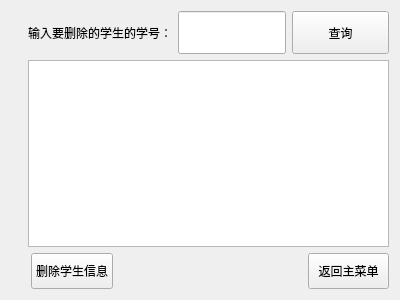
<?xml version="1.0" encoding="UTF-8"?>
<ui version="4.0">
 <class>DeleteStudentWidget</class>
 <widget class="QWidget" name="DeleteStudentWidget">
  <property name="geometry">
   <rect>
    <x>0</x>
    <y>0</y>
    <width>400</width>
    <height>300</height>
   </rect>
  </property>
  <property name="sizePolicy">
   <sizepolicy hsizetype="Expanding" vsizetype="Expanding">
    <horstretch>0</horstretch>
    <verstretch>0</verstretch>
   </sizepolicy>
  </property>
  <property name="windowTitle">
   <string>Form</string>
  </property>
  <layout class="QGridLayout" name="gridLayout_7">
   <item row="0" column="0">
    <layout class="QGridLayout" name="gridLayout_5">
     <item row="0" column="1">
      <layout class="QGridLayout" name="gridLayout_2">
       <item row="0" column="1">
        <widget class="QLineEdit" name="idLineEdit">
         <property name="sizePolicy">
          <sizepolicy hsizetype="Expanding" vsizetype="Preferred">
           <horstretch>0</horstretch>
           <verstretch>0</verstretch>
          </sizepolicy>
         </property>
         <property name="maximumSize">
          <size>
           <width>16777215</width>
           <height>5777215</height>
          </size>
         </property>
        </widget>
       </item>
       <item row="0" column="0">
        <widget class="QLabel" name="idLabel">
         <property name="sizePolicy">
          <sizepolicy hsizetype="Expanding" vsizetype="Preferred">
           <horstretch>0</horstretch>
           <verstretch>0</verstretch>
          </sizepolicy>
         </property>
         <property name="maximumSize">
          <size>
           <width>16777215</width>
           <height>5777215</height>
          </size>
         </property>
         <property name="text">
          <string>输入要删除的学生的学号：</string>
         </property>
        </widget>
       </item>
       <item row="0" column="2">
        <widget class="QPushButton" name="selButton">
         <property name="sizePolicy">
          <sizepolicy hsizetype="Expanding" vsizetype="Preferred">
           <horstretch>0</horstretch>
           <verstretch>0</verstretch>
          </sizepolicy>
         </property>
         <property name="maximumSize">
          <size>
           <width>16777215</width>
           <height>5777215</height>
          </size>
         </property>
         <property name="text">
          <string>查询</string>
         </property>
        </widget>
       </item>
      </layout>
     </item>
     <item row="0" column="0">
      <spacer name="verticalSpacer_4">
       <property name="orientation">
        <enum>Qt::Vertical</enum>
       </property>
       <property name="sizeType">
        <enum>QSizePolicy::Preferred</enum>
       </property>
       <property name="sizeHint" stdset="0">
        <size>
         <width>17</width>
         <height>47</height>
        </size>
       </property>
      </spacer>
     </item>
    </layout>
   </item>
   <item row="1" column="0">
    <layout class="QGridLayout" name="gridLayout_4">
     <item row="0" column="0">
      <layout class="QGridLayout" name="gridLayout_3">
       <item row="0" column="0">
        <spacer name="verticalSpacer_7">
         <property name="orientation">
          <enum>Qt::Vertical</enum>
         </property>
         <property name="sizeHint" stdset="0">
          <size>
           <width>17</width>
           <height>47</height>
          </size>
         </property>
        </spacer>
       </item>
       <item row="1" column="0">
        <spacer name="verticalSpacer_5">
         <property name="orientation">
          <enum>Qt::Vertical</enum>
         </property>
         <property name="sizeHint" stdset="0">
          <size>
           <width>17</width>
           <height>52</height>
          </size>
         </property>
        </spacer>
       </item>
       <item row="2" column="0">
        <spacer name="verticalSpacer_6">
         <property name="orientation">
          <enum>Qt::Vertical</enum>
         </property>
         <property name="sizeHint" stdset="0">
          <size>
           <width>17</width>
           <height>53</height>
          </size>
         </property>
        </spacer>
       </item>
      </layout>
     </item>
     <item row="0" column="1">
      <widget class="QTextBrowser" name="stuTextBrowser"/>
     </item>
    </layout>
   </item>
   <item row="2" column="0">
    <layout class="QGridLayout" name="gridLayout_6">
     <item row="0" column="0">
      <spacer name="verticalSpacer_9">
       <property name="orientation">
        <enum>Qt::Vertical</enum>
       </property>
       <property name="sizeType">
        <enum>QSizePolicy::Preferred</enum>
       </property>
       <property name="sizeHint" stdset="0">
        <size>
         <width>20</width>
         <height>40</height>
        </size>
       </property>
      </spacer>
     </item>
     <item row="0" column="1">
      <layout class="QGridLayout" name="gridLayout">
       <item row="0" column="0">
        <widget class="QPushButton" name="delButton">
         <property name="sizePolicy">
          <sizepolicy hsizetype="Expanding" vsizetype="Preferred">
           <horstretch>0</horstretch>
           <verstretch>0</verstretch>
          </sizepolicy>
         </property>
         <property name="maximumSize">
          <size>
           <width>16777215</width>
           <height>5777215</height>
          </size>
         </property>
         <property name="text">
          <string>删除学生信息</string>
         </property>
        </widget>
       </item>
       <item row="0" column="1">
        <spacer name="horizontalSpacer">
         <property name="orientation">
          <enum>Qt::Horizontal</enum>
         </property>
         <property name="sizeHint" stdset="0">
          <size>
           <width>105</width>
           <height>20</height>
          </size>
         </property>
        </spacer>
       </item>
       <item row="0" column="2">
        <spacer name="horizontalSpacer_2">
         <property name="orientation">
          <enum>Qt::Horizontal</enum>
         </property>
         <property name="sizeHint" stdset="0">
          <size>
           <width>84</width>
           <height>20</height>
          </size>
         </property>
        </spacer>
       </item>
       <item row="0" column="3">
        <widget class="QPushButton" name="returnButton">
         <property name="sizePolicy">
          <sizepolicy hsizetype="Expanding" vsizetype="Preferred">
           <horstretch>0</horstretch>
           <verstretch>0</verstretch>
          </sizepolicy>
         </property>
         <property name="maximumSize">
          <size>
           <width>16777215</width>
           <height>5777215</height>
          </size>
         </property>
         <property name="text">
          <string>返回主菜单</string>
         </property>
        </widget>
       </item>
      </layout>
     </item>
    </layout>
   </item>
  </layout>
 </widget>
 <resources/>
 <connections/>
</ui>
